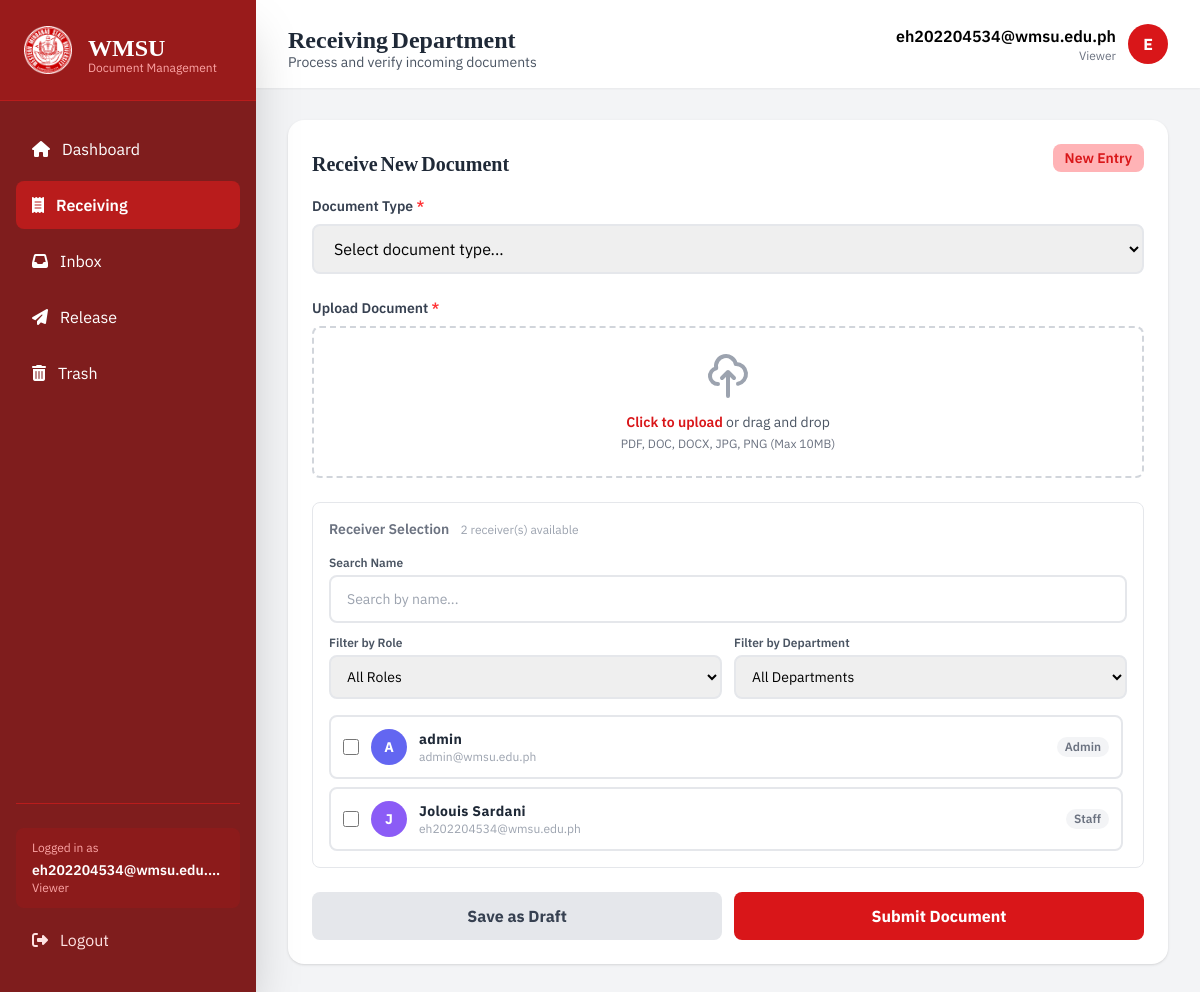
Page /pages/receiving.php (signed in) on the committed database.
### tables this page shows
CREATE TABLE `users` (
  `id` int(11) NOT NULL,
  `username` varchar(100) NOT NULL,
  `email` varchar(255) NOT NULL,
  `password_hash` varchar(255) NOT NULL,
  `full_name` varchar(255) NOT NULL,
  `role` enum('Admin','Staff','Faculty','Employee') DEFAULT 'Staff',
  `department` varchar(100) DEFAULT NULL,
  `position` varchar(100) DEFAULT NULL,
  `is_active` tinyint(1) DEFAULT 1,
  `created_at` timestamp NOT NULL DEFAULT current_timestamp(),
  `updated_at` timestamp NOT NULL DEFAULT current_timestamp() ON UPDATE current_timestamp(),
  `last_login` datetime DEFAULT NULL
);

### pages/receiving.php (the view, shortened to what this page needs)
<?php
$pdo = getPDO();
function getInitialsFromEmail($email) {
    $namePart = explode('@', $email)[0];
    $parts = preg_split('/[._-]/', $namePart);
    $initials = '';
    foreach ($parts as $part) {
        if (!empty($part)) $initials .= strtoupper(substr($part, 0, 1));
    }
    return $initials ?: 'U';
}
$user_email = $_SESSION['user_email'] ?? '';
$user_initials = getInitialsFromEmail($user_email);
$user_role = $_SESSION['user_role'] ?? 'user';
$user_role_display = ucfirst($user_role);
$all_receivers = $pdo->query("
    SELECT id, full_name as name, department, role, email
    FROM users
    WHERE is_active = 1
    ORDER BY full_name ASC
")->fetchAll();
$avatar_colors = [
    'bg-indigo-500', 'bg-violet-500', 'bg-sky-500',
    'bg-emerald-500', 'bg-amber-500', 'bg-rose-500',
];
?>
<!DOCTYPE html>
<html lang="en">
<head>
    <script src="https://cdn.tailwindcss.com"></script>
</head>
<body class="bg-gray-100">
    <?php $active_page = 'receiving'; include __DIR__ . '/../sidebar/sidebar.php'; ?>
    <main class="lg:ml-64 min-h-screen">
        <header class="bg-white shadow-sm sticky top-0 z-20">
            <div class="px-4 sm:px-6 lg:px-8 py-4">
                <div class="flex items-center justify-between">
                    <div class="flex items-center gap-3">
                        <div>
                            <h2 class="text-2xl font-bold text-gray-800 font-main mb-1">Receiving Department</h2>
                            <p class="text-sm text-gray-600 font-secondary">Process and verify incoming documents</p>
                        </div>
                    </div>
                    <div class="flex items-center gap-3">
                        <div class="hidden sm:block text-right">
                            <p class="font-semibold font-secondary"><?= htmlspecialchars($user_email ?: 'Guest User') ?></p>
                            <p class="text-xs text-gray-500 font-secondary"><?= htmlspecialchars($user_role_display) ?></p>
                        </div>
                        <div class="w-10 h-10 bg-crimson-700 rounded-full flex items-center justify-center text-white font-bold">
                            <?= htmlspecialchars($user_initials) ?>
                        </div>
                    </div>
                </div>
            </div>
        </header>
        <div class="px-4 sm:px-6 lg:px-8 py-8">
            <div class="grid grid-cols-1">
                <div>
                    <div class="bg-white rounded-2xl shadow p-6">
                        <div class="flex items-center justify-between gap-3 mb-6">
                            <h3 class="text-xl font-bold text-gray-800 font-main">Receive New Document</h3>
                            <span class="flex-shrink-0 px-3 py-1 bg-crimson-100 text-crimson-700 rounded-lg text-sm font-semibold font-secondary">New Entry</span>
                        </div>
                        <form id="receiveForm" method="POST" action="" enctype="multipart/form-data" class="space-y-6">
                            <div>
                                <label for="documentType" class="block text-sm font-semibold text-gray-700 mb-2 font-secondary">
                                    Document Type <span class="text-crimson-600">*</span>
                                </label>
                                <select id="documentType" name="documentType" required
                                    onchange="handleDocumentTypeChange(this.value)"
                                    class="w-full px-4 py-3 border-2 border-gray-200 rounded-lg focus:outline-none focus:border-crimson-700 focus:ring-2 focus:ring-crimson-200 transition duration-200 font-secondary">
                                    <option value="">Select document type...</option>
                                </select>
                            </div>
                            <div>
                                <label for="fileUpload" class="block text-sm font-semibold text-gray-700 mb-2 font-secondary">
                                    Upload Document <span class="text-crimson-600">*</span>
                                </label>
                                <div class="border-2 border-dashed border-gray-300 rounded-lg p-6 text-center hover:border-crimson-700 transition duration-200" id="dropZone">
                                    <label for="fileUpload" class="cursor-pointer">
                                        <svg class="w-12 h-12 mx-auto text-gray-400 mb-3" fill="none" stroke="currentColor" viewBox="0 0 24 24">
                                            <path stroke-linecap="round" stroke-linejoin="round" stroke-width="2" d="M7 16a4 4 0 01-.88-7.903A5 5 0 1115.9 6L16 6a5 5 0 011 9.9M15 13l-3-3m0 0l-3 3m3-3v12"/>
                                        </svg>
                                        <p class="text-sm text-gray-600 mb-1 font-secondary">
                                            <span class="text-crimson-700 font-semibold">Click to upload</span> or drag and drop
                                        </p>
                                        <p class="text-xs text-gray-500 font-secondary">PDF, DOC, DOCX, JPG, PNG (Max 10MB)</p>
                                    </label>
                                </div>
                            </div>
                            <div class="border border-gray-200 rounded-lg p-4">
                                <p class="text-sm font-semibold text-gray-500 mb-4 font-secondary">
                                    Receiver Selection
                                    <span class="ml-2 text-xs font-normal text-gray-400"><?= count($all_receivers) ?> receiver(s) available</span>
                                </p>
                                <div class="flex flex-col gap-3 mb-4">
                                    <div class="flex items-center gap-2">
                                        <div class="relative flex-1">
                                            <label class="block text-xs font-semibold text-gray-600 mb-1 font-secondary">Search Name</label>
                                            <input type="text" id="receiverSearch" placeholder="Search by name..."
                                                class="w-full px-4 py-3 border-2 border-gray-200 rounded-lg focus:outline-none focus:border-crimson-700 focus:ring-2 focus:ring-crimson-200 transition duration-200 font-secondary text-sm">
                                        </div>
                                    </div>
                                    <div class="grid grid-cols-2 gap-3">
                                        <div>
                                            <label class="block text-xs font-semibold text-gray-600 mb-1 font-secondary">Filter by Role</label>
                                            <select id="filterRole" class="w-full px-3 py-2.5 border-2 border-gray-200 rounded-lg focus:outline-none focus:border-crimson-700 focus:ring-2 focus:ring-crimson-200 transition duration-200 font-secondary text-sm">
                                                <option value="">All Roles</option>
                                            </select>
                                        </div>
                                        <div>
                                            <label class="block text-xs font-semibold text-gray-600 mb-1 font-secondary">Filter by Department</label>
                                            <select id="filterDepartment" class="w-full px-3 py-2.5 border-2 border-gray-200 rounded-lg focus:outline-none focus:border-crimson-700 focus:ring-2 focus:ring-crimson-200 transition duration-200 font-secondary text-sm">
                                                <option value="">All Departments</option>
                                            </select>
                                        </div>
                                    </div>
                                </div>
                                <div id="receiverList" class="space-y-2 max-h-64 overflow-y-auto pr-1">
                                    <?php foreach ($all_receivers as $i => $r):
                                        $color = $avatar_colors[$i % count($avatar_colors)];
                                        $initials = strtoupper(substr($r['name'], 0, 1));
                                    ?>
                                    <label
                                        class="receiver-row flex items-center justify-between bg-white border-2 border-gray-200 rounded-lg px-3 py-3 cursor-pointer hover:border-crimson-400 hover:bg-crimson-50 transition duration-200"
                                        data-name="<?= htmlspecialchars(strtolower($r['name'])) ?>"
                                        data-dept="<?= htmlspecialchars(strtolower($r['department'] ?? '')) ?>"
                                        data-role="<?= htmlspecialchars(strtolower($r['role'] ?? '')) ?>"
                                    >
                                        <div class="flex items-center gap-3 min-w-0 flex-1">
                                            <input type="checkbox" name="receivers[]" value="<?= (int)$r['id'] ?>"
                                                class="w-4 h-4 text-crimson-700 border-gray-300 rounded focus:ring-crimson-500 flex-shrink-0">
                                            <div class="w-9 h-9 <?= $color ?> rounded-full flex items-center justify-center shrink-0">
                                                <span class="text-white text-sm font-bold font-secondary"><?= htmlspecialchars($initials) ?></span>
                                            </div>
                                            <div class="min-w-0 flex-1">
                                                <span class="block text-sm font-bold text-gray-800 font-secondary tracking-wide truncate"><?= htmlspecialchars($r['name']) ?></span>
                                                <?php if (!empty($r['email'])): ?>
                                                <p class="text-xs text-gray-400 font-secondary truncate"><?= htmlspecialchars($r['email']) ?></p>
                                                <?php endif; ?>
                                            </div>
                                        </div>
                                        <div class="flex items-center gap-2 ml-2 flex-shrink-0">
                                            <span class="text-xs font-semibold px-2 py-0.5 rounded-full bg-gray-100 text-gray-500 font-secondary"><?= htmlspecialchars($r['role'] ?? 'Staff') ?></span>
                                        </div>
                                    </label>
                                    <?php endforeach; ?>
                                </div>
                            </div>
                            <div class="flex flex-col sm:flex-row gap-3">
                                <button type="submit" name="save_as_draft" value="1" id="draftBtn"
                                    class="flex-1 bg-gray-200 text-gray-700 font-bold py-3 px-6 rounded-lg hover:bg-gray-300 focus:outline-none focus:ring-4 focus:ring-gray-300 transition duration-200 font-secondary">
                                    Save as Draft
                                </button>
                                <button type="submit" id="submitBtn"
                                    class="flex-1 bg-crimson-700 text-white font-bold py-3 px-6 rounded-lg hover:bg-crimson-800 focus:outline-none focus:ring-4 focus:ring-crimson-300 transition duration-200 transform hover:scale-[1.02] active:scale-[0.98] font-secondary">
                                    Submit Document
                                </button>
                            </div>
                        </form>
                    </div>
                </div>
            </div>
        </div>
    </main>
</body>
</html>

### pages/receiving.php (style rules this page uses)
body { font-family:'IBM Plex Sans',sans-serif; }
h1,h2,h3,h4,h5,h6 { font-family:'Noto Nastaliq Urdu',serif; }

### rows in the picture
users: full_name "A", full_name "admin", email "admin@wmsu.edu.ph", role "Admin"
users: full_name "J", full_name "Jolouis Sardani", email "eh202204534@wmsu.edu.ph", role "Staff"

### other values in the picture
$label "Dashboard Receiving Release Trash"
$_SESSION['user_email'] "eh202204534@wmsu.edu.ph"
$_SESSION['user_role'] "Viewer"
$user_email ?: 'Guest User' "eh202204534@wmsu.edu.ph"
$user_role_display "Viewer"
$user_initials "E"
count($all_receivers) "2"
